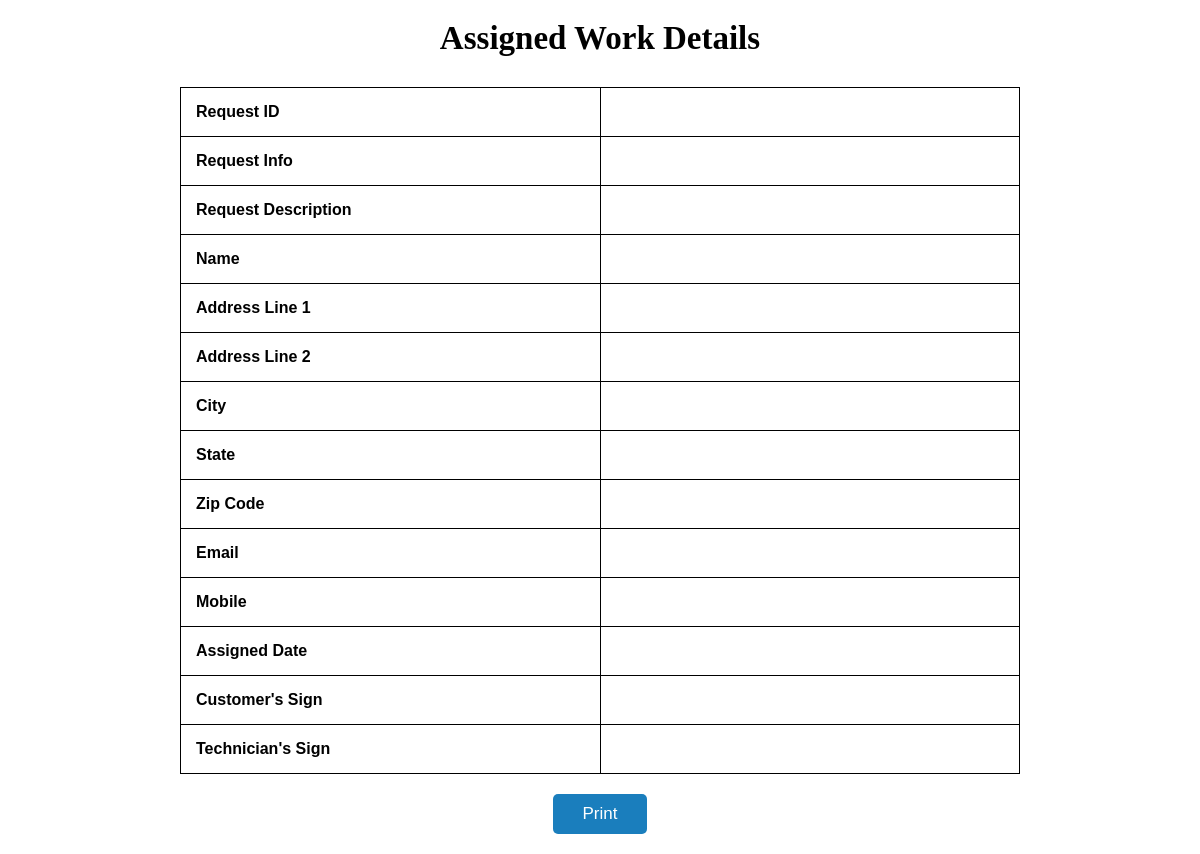
The app's page /dashboard/view_assigned_order/17 (signed in), older data.
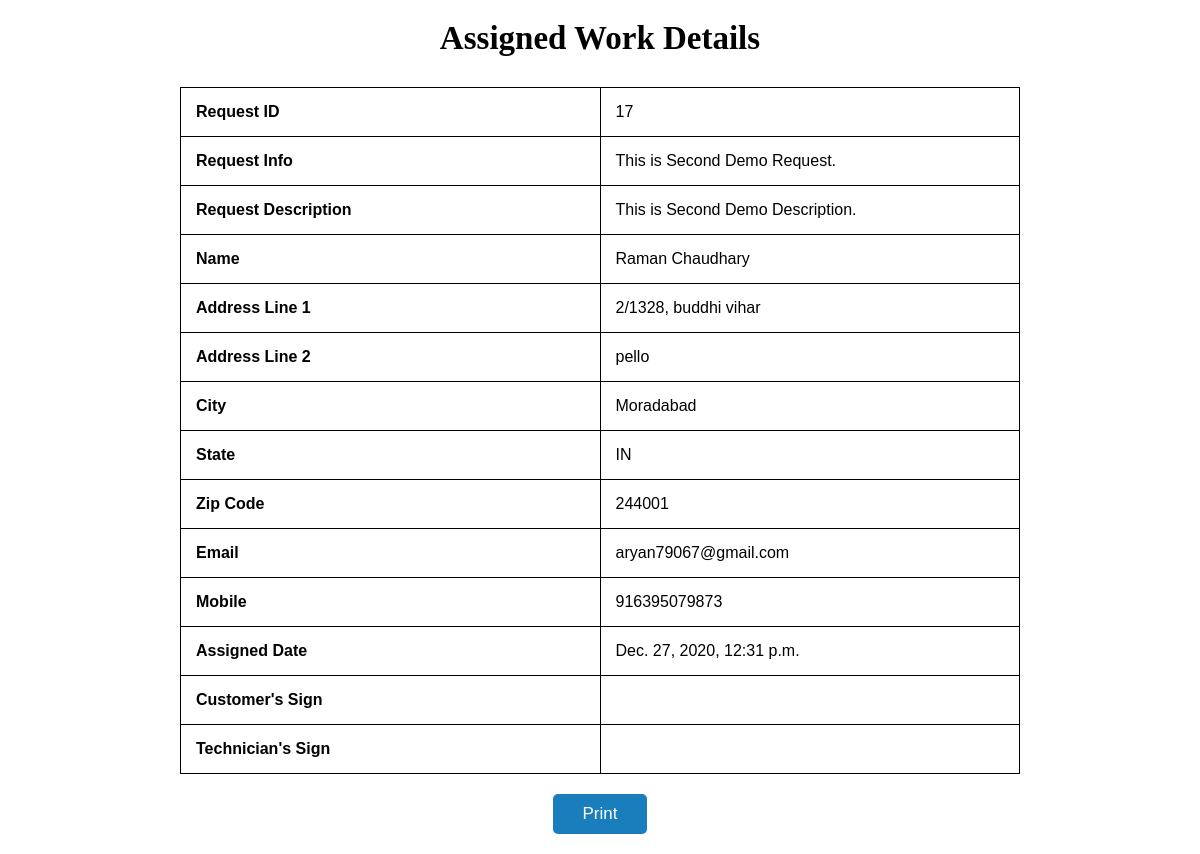
The same page, newer data.
### dashboard/models.py (models this page shows, shortened)
class AssignTechnician(models.Model):
    serial_no = models.AutoField(primary_key=True)
    request_id = models.IntegerField(null=True)
    request_info = models.CharField(max_length=100)
    description = models.TextField()
    name = models.CharField(max_length=25)
    address_line_1 = models.CharField(max_length=200)
    address_line_2 = models.CharField(max_length=200)
    city = models.CharField(max_length=25)
    state = models.CharField(max_length=25)
    zip_code = models.IntegerField(null=True)
    email = models.EmailField()
    mobile = models.IntegerField()
    technician = models.CharField(max_length=50)
    date = models.DateTimeField(auto_now_add=True)

### dashboard/views.py (the view)
# urls.py: path("view_assigned_order/<int:request_id>", views.view_assigned_order, name="view_assigned_order"),
def view_assigned_order(request, request_id):
    if request.user.is_superuser:
        assign_order_object = AssignTechnician.objects.filter(request_id=request_id).first()
        context = {"assign_order_object":assign_order_object}
        return render(request, "dashboard/admin/view_assigned_order.html", context)
    else:
        return HttpResponse("<h1 style='text-align: center; margin-top: 30px;'> You are not Authorized for this page </h1>")

### templates/dashboard/admin/view_assigned_order.html (shortened to what this page needs)
{% load static %}
<!DOCTYPE html>
<html lang="en">
<head>
    <link rel="stylesheet" href="{% static 'util.css' %}">
</head>
<body>
    <div class="assigned-order-details-div">
    <h2 class="md-heading text-center">Assigned Work Details</h2>
    <table>
        <tr>
            <td>Request ID</td>
            <td>{{assign_order_object.request_id}}</td>
        </tr>
        <tr>
            <td>Request Info</td>
            <td>{{assign_order_object.request_info}}</td>
        </tr>
        <tr>
            <td>Request Description</td>
            <td>{{assign_order_object.description}}</td>
        </tr>
        <tr>
            <td>Name</td>
            <td>{{assign_order_object.name}}</td>
        </tr>
        <tr>
            <td>Address Line 1</td>
            <td>{{assign_order_object.address_line_1}}</td>
        </tr>
        <tr>
            <td>Address Line 2</td>
            <td>{{assign_order_object.address_line_2}}</td>
        </tr>
        <tr>
            <td>City</td>
            <td>{{assign_order_object.city}}</td>
        </tr>
        <tr>
            <td>State</td>
            <td>{{assign_order_object.state}}</td>
        </tr>
        <tr>
            <td>Zip Code</td>
            <td>{{assign_order_object.zip_code}}</td>
        </tr>
        <tr>
            <td>Email</td>
            <td>{{assign_order_object.email}}</td>
        </tr>
        <tr>
            <td>Mobile</td>
            <td>{{assign_order_object.mobile}}</td>
        </tr>
        <tr>
            <td>Assigned Date</td>
            <td>{{assign_order_object.date}}</td>
        </tr>
        <tr>
            <td>Customer's Sign</td>
            <td></td>
        </tr>
        <tr>
            <td>Technician's Sign</td>
            <td></td>
        </tr>
    </table>
    <div class="print-btn-div">
        <input type="button" value="Print" onclick="javascript:window.print()">
    </div>
    </div>
</body>
</html>

Row changes from the older to the newer data that the page shows:
added AssignTechnician: request_id "17", request_info "This is Second Demo Request.", description "This is Second Demo Description.", name "Raman Chaudhary", address_line_1 "2/1328, buddhi vihar", address_line_2 "pello", city "Moradabad", state "IN", zip_code "244001", email "aryan79067@gmail.com", mobile "916395079873", date "Dec. 27, 2020, 12:31 p.m."
